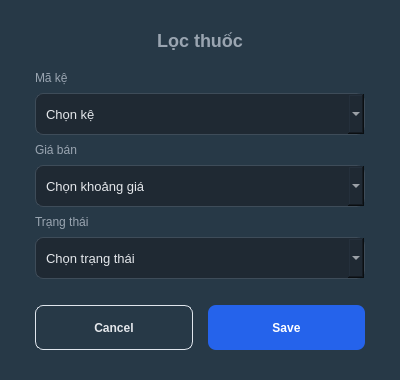
<?xml version="1.0" encoding="UTF-8"?>
<ui version="4.0">
 <class>dlg_filter_medicine</class>
 <widget class="QDialog" name="dlg_filter_medicine">
  <property name="windowModality">
   <enum>Qt::ApplicationModal</enum>
  </property>
  <property name="geometry">
   <rect>
    <x>0</x>
    <y>0</y>
    <width>400</width>
    <height>380</height>
   </rect>
  </property>
  <property name="minimumSize">
   <size>
    <width>400</width>
    <height>380</height>
   </size>
  </property>
  <property name="maximumSize">
   <size>
    <width>400</width>
    <height>380</height>
   </size>
  </property>
  <property name="windowTitle">
   <string>Lọc thuốc</string>
  </property>
  <property name="styleSheet">
   <string notr="true">
    QDialog { background-color: rgb(39, 57, 71);}

    /* Nhãn tiêu đề mục: Màu xám xanh, không đậm, size vừa phải */
    QLabel#lbl_st_shelf, QLabel#lbl_st_price, QLabel#lbl_st_status {
        color: #9AA5B1;
        font-weight: normal;
        font-size: 12px;
    }

    /* Ô chọn ComboBox đồng bộ với Form Thêm thuốc */
    QComboBox {
        background-color: #1F2933;
        border: 1px solid #3E4C59;
        border-radius: 8px;
        padding-left: 10px;
        color:#E4E7EB ;
        font-size: 13px;
    }

    QComboBox:focus {
        border: 1px solid #2563EB;
    }
   </string>
  </property>
  <layout class="QVBoxLayout" name="main_layout">
   <property name="spacing">
    <number>20</number>
   </property>
   <property name="leftMargin">
    <number>35</number>
   </property>
   <property name="topMargin">
    <number>30</number>
   </property>
   <property name="rightMargin">
    <number>35</number>
   </property>
   <property name="bottomMargin">
    <number>30</number>
   </property>
   <item>
    <widget class="QLabel" name="lbl_filter_title">
     <property name="styleSheet">
      <string notr="true">font-size: 18px; color: #9AA5B1; font-weight: bold;</string>
     </property>
     <property name="text">
      <string>Lọc thuốc</string>
     </property>
     <property name="alignment">
      <set>Qt::AlignCenter</set>
     </property>
    </widget>
   </item>
   <item>
    <layout class="QVBoxLayout" name="layout_fields">
     <property name="spacing">
      <number>8</number>
     </property>
     <item>
      <widget class="QLabel" name="lbl_st_shelf">
       <property name="text">
        <string>Mã kệ</string>
       </property>
      </widget>
     </item>
     <item>
      <widget class="QComboBox" name="cb_filter_shelf">
       <property name="minimumSize">
        <size>
         <width>150</width>
         <height>42</height>
        </size>
       </property>
       <item>
        <property name="text">
         <string>Chọn kệ</string>
        </property>
       </item>
      </widget>
     </item>
     <item>
      <widget class="QLabel" name="lbl_st_price">
       <property name="text">
        <string>Giá bán</string>
       </property>
      </widget>
     </item>
     <item>
      <widget class="QComboBox" name="cb_filter_price">
       <property name="minimumSize">
        <size>
         <width>150</width>
         <height>42</height>
        </size>
       </property>
       <item>
        <property name="text">
         <string>Chọn khoảng giá</string>
        </property>
       </item>
      </widget>
     </item>
     <item>
      <widget class="QLabel" name="lbl_st_status">
       <property name="text">
        <string>Trạng thái</string>
       </property>
      </widget>
     </item>
     <item>
      <widget class="QComboBox" name="cb_filter_status">
       <property name="minimumSize">
        <size>
         <width>150</width>
         <height>42</height>
        </size>
       </property>
       <item>
        <property name="text">
         <string>Chọn trạng thái</string>
        </property>
       </item>
      </widget>
     </item>
    </layout>
   </item>
   <item>
    <spacer name="spacer_v">
     <property name="orientation">
      <enum>Qt::Vertical</enum>
     </property>
     <property name="sizeHint" stdset="0">
      <size>
       <width>20</width>
       <height>20</height>
      </size>
     </property>
    </spacer>
   </item>
   <item>
    <layout class="QHBoxLayout" name="layout_actions">
     <property name="spacing">
      <number>15</number>
     </property>
     <item>
      <widget class="QPushButton" name="btn_secondary">
       <property name="minimumSize">
        <size>
         <width>100</width>
         <height>45</height>
        </size>
       </property>
       <property name="styleSheet">
        <string notr="true">color: #E4E7EB; border: 1px solid #E0E6ED; border-radius: 8px; font-weight: bold;</string>
       </property>
       <property name="text">
        <string>Cancel</string>
       </property>
      </widget>
     </item>
     <item>
      <widget class="QPushButton" name="btn_primary">
       <property name="minimumSize">
        <size>
         <width>100</width>
         <height>45</height>
        </size>
       </property>
       <property name="styleSheet">
        <string notr="true">background-color: #2563EB; color: white; border-radius: 8px; font-weight: bold;</string>
       </property>
       <property name="text">
        <string>Save</string>
       </property>
      </widget>
     </item>
    </layout>
   </item>
  </layout>
 </widget>
 <resources/>
 <connections/>
</ui>
